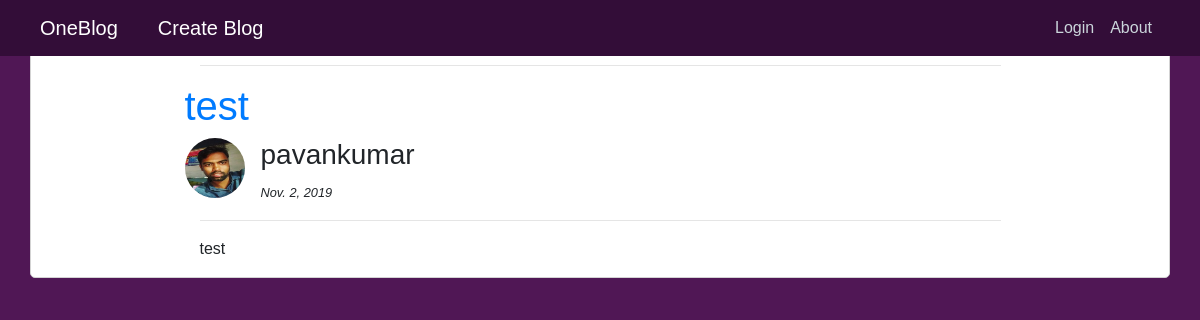
/blogdetail/11/, run on the app's committed database.
### blog/models.py (models this page shows)
class  Blog(models.Model):
    blog_title = models.CharField(max_length = 200)
    blog_type = models.CharField(max_length = 100)
    blog_content = RichTextUploadingField()
    published_date = models.DateField(auto_now=True)
    feautured_image = models.ImageField(upload_to = "feautured_images/", default = 'blog_default.jpg')
    author = models.ForeignKey(User,on_delete=models.CASCADE,default=0)

### users/models.py (models this page shows, shortened)
class UserProfile(models.Model):
    user = models.OneToOneField(User, on_delete = models.CASCADE)
    phone = models.IntegerField(default = 00000)
    profile_picture = models.ImageField(default='profile_default.jpg' , upload_to = "profile_picture/" )

### blog/views.py (the view)
# urls.py: path('blogdetail/<int:pk>/',BlogDetailedView.as_view(), name = 'blogdetail'),
class BlogDetailedView(DetailView):
    model = Blog
    template_name = 'blog/blog_detail.html'

### blog/templates/blog/blog_detail.html (shortened to what this page needs)
{% extends 'blog/base.html' %}
{% block content %}
  <hr>
    <section class="row">
      <h1><a href='#'> {{ blog.blog_title }}<a></h1>
    </section>
    <section class="row">
      <div class="media">
            <img src="{{ blog.author.userprofile.profile_picture.url }}" alt="pavan" class="mr-3 rounded-circle circ1">
            <div class="media-body">
              <h3>{{ blog.author.username }}</h3>
              <small><i>{{ blog.published_date }}</i> </small>
            </div>
        </div>
    </section>
    <hr>
    <p>{{ blog.blog_content | safe }}</p>
{% endblock %}

### blog/static/blog/base.css (style rules this page uses)
body { margin-top: 3rem; font-size: 1rem; font-family: Neue Frutiger W01,sans-serif; background: #fff; background-color: #501755; }
.circ1 { width:60px; height:60px; }

### data on the page
Blog: blog_title "test", author.userprofile.profile_picture (picture), author.username "pavankumar", published_date "Nov. 2, 2019", blog_content "test"
